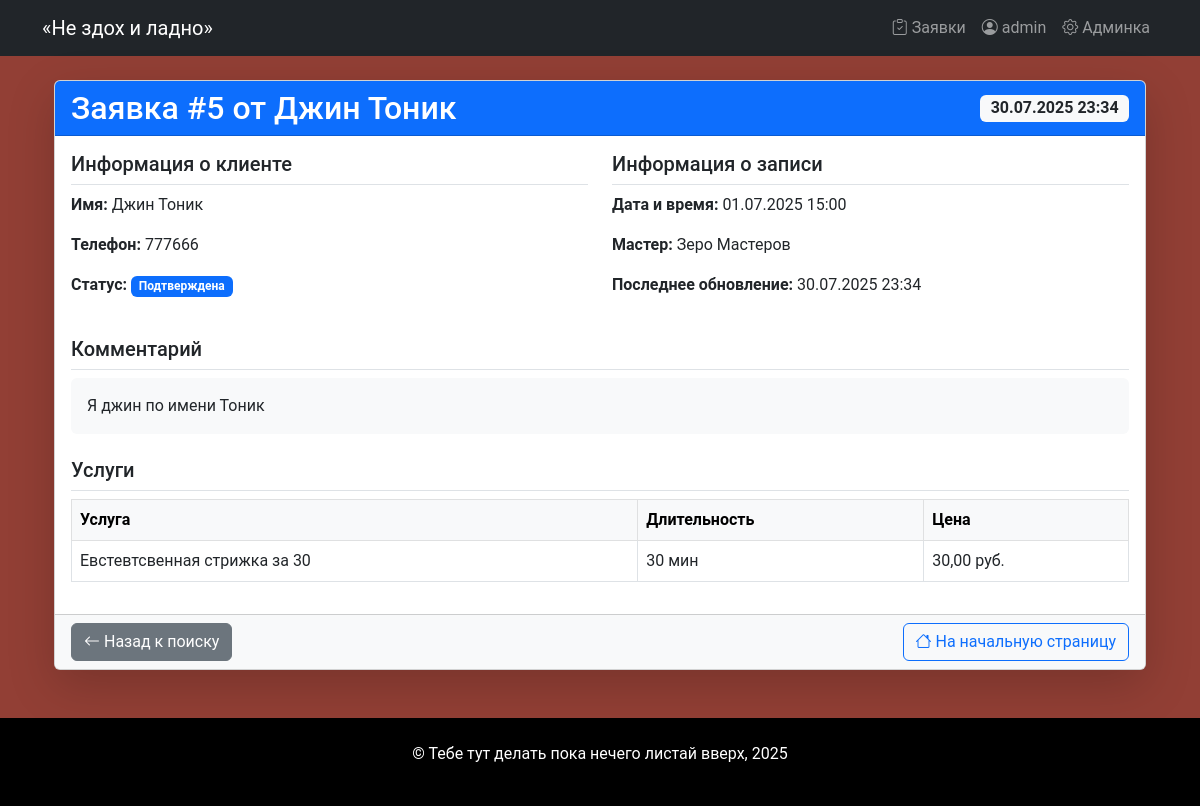
The page /order/5/ (signed in) on the database its author committed.
### core/models.py (models this page shows, shortened)
class Order(models.Model):
    STATUS_CHOICES = [
        ('not_approved', 'Не подтверждена'),
        ('new', 'Новая'),
        ('confirmed', 'Подтверждена'),
        ('cancelled', 'Отменена'),
        ('completed', 'Выполнена')
    ]
    client_name = models.CharField(max_length=100, verbose_name="Имя клиента")
    phone = models.CharField(max_length=20, verbose_name="Телефон")
    comment = models.TextField(blank=True, verbose_name="Комментарий")
    status = models.CharField (
        max_length=50,
        choices=STATUS_CHOICES,
        default="not_approved",
        verbose_name="Статус")
    date_created = models.DateTimeField(auto_now_add=True, verbose_name="Дата создания")
    date_updated = models.DateTimeField(null=True, auto_now=True, verbose_name="Дата обновления")
    master = models.ForeignKey(
        "Master",
        on_delete=models.SET_NULL,
        null=True,
        blank=True,
        verbose_name="Мастер")
    services = models.ManyToManyField(
        "Service",
        related_name="orders",
        verbose_name="Услуги"
    )
    appointment_date = models.DateTimeField(verbose_name="Дата и время записи")
    class Meta:
        verbose_name = "Запись"
        verbose_name_plural="Записи"

class Master(models.Model):
    name = models.CharField(max_length=150, verbose_name="Имя")
    photo = models.ImageField(upload_to="masters/", blank=True, verbose_name="Фотография", null=True)
    phone = models.CharField(max_length=20, verbose_name="Телефон")
    address = models.CharField(max_length=256, verbose_name="Адрес")
    experience = models.PositiveIntegerField(
        verbose_name="Стаж работы",
        help_text="Опыт работы в годах")
    services = models.ManyToManyField(
        "Service",
        related_name="masters",
        verbose_name="Услуги")
    is_active = models.BooleanField(
        default=True,
        verbose_name="Активен")
    class Meta:
        verbose_name = "Мастер"
        verbose_name_plural="Мастера"

class Service(models.Model):
    name = models.CharField(max_length=200, verbose_name="Название")
    description = models.TextField(blank=True, verbose_name="Описание")
    price = models.DecimalField(
        max_digits=10,
        decimal_places=2,
        verbose_name="Цена")
    duration = models.PositiveIntegerField (verbose_name="Длительность", help_text="Время выполнения в минутах")
    is_popular = models.BooleanField(default=False,  verbose_name="Популярная услуга")
    image = models.ImageField(
        null=True,
        upload_to="services/",
        blank=True,
        verbose_name="Изображение")
    class Meta:
        verbose_name = "Услуга"
        verbose_name_plural="Услуги"

### core/views.py (the view)
# urls.py: path('order/<int:pk>/', order_detail, name='order_detail'),
@login_required
def order_detail(request, pk):
    order  = get_object_or_404(Order, pk=pk)
    return render(request, 'order_detail.html', {'order': order})

### core/context_processors.py (called while the page is built)
def menu_barbershop(request):
    menu_context = [
        {"name": "Главная", "url": reverse("landing")},
        {"name": "О нас", "url": reverse("landing") + "#about"},
        {"name": "Преимущества", "url": reverse("landing") + "#benefits"},
        {"name": "Мастера", "url": reverse("landing") + "#masters"},
        {"name": "Услуги", "url": reverse("landing") + "#services"},
        {"name": "Запись", "url": reverse("landing") + "#booking"},
        {"name": "Спасибо", "url": reverse("thanks")},
    ]
    return menu_context

### templates/order_detail.html
{% extends 'base.html' %}
{% block content %}
<div class="container">
    <div class="card shadow-lg">
        <div class="card-header bg-primary text-white">
            <div class="d-flex justify-content-between align-items-center">
                <h2 class="mb-0">Заявка #{{ order.id }} от {{ order.client_name }}</h2>
                <span class="badge bg-light text-dark fs-6">
                    {{ order.date_created|date:"d.m.Y H:i" }}
                </span>
            </div>
        </div>
        <div class="card-body">
            <div class="row mb-4">
                <div class="col-md-6">
                    <h5 class="border-bottom pb-2">Информация о клиенте</h5>
                    <p><strong>Имя:</strong> {{ order.client_name }}</p>
                    <p><strong>Телефон:</strong> {{ order.phone }}</p>
                    <p><strong>Статус:</strong>
                        <span class="badge
                            {% if order.status == 'completed' %}bg-success
                            {% elif order.status == 'cancelled' %}bg-danger
                            {% elif order.status == 'confirmed' %}bg-primary
                            {% else %}bg-warning text-dark{% endif %}">
                            {{ order.get_status_display }}
                        </span>
                    </p>
                </div>
                <div class="col-md-6">
                    <h5 class="border-bottom pb-2">Информация о записи</h5>
                    <p><strong>Дата и время:</strong> {{ order.appointment_date|date:"d.m.Y H:i" }}</p>
                    <p><strong>Мастер:</strong>
                        {% if order.master %}
                        {{ order.master.name }}
                        {% else %}
                        <span class="text-muted">Не назначен</span>
                        {% endif %}
                    </p>
                    <p><strong>Последнее обновление:</strong> {{ order.date_updated|date:"d.m.Y H:i" }}</p>
                </div>
            </div>
            <div class="row mb-4">
                <div class="col-12">
                    <h5 class="border-bottom pb-2">Комментарий</h5>
                    <div class="bg-light p-3 rounded">
                        {% if order.comment %}
                        {{ order.comment }}
                        {% else %}
                        <span class="text-muted">Комментарий не оставлен</span>
                        {% endif %}
                    </div>
                </div>
            </div>
            <div class="row">
                <div class="col-12">
                    <h5 class="border-bottom pb-2">Услуги</h5>
                    <div class="table-responsive">
                        <table class="table table-bordered">
                            <thead class="table-light">
                                <tr>
                                    <th>Услуга</th>
                                    <th>Длительность</th>
                                    <th>Цена</th>
                                </tr>
                            </thead>
                            <tbody>
                                {% for service in order.services.all %}
                                <tr>
                                    <td>{{ service.name }}</td>
                                    <td>{{ service.duration }} мин</td>
                                    <td>{{ service.price }} руб.</td>
                                </tr>
                                {% empty %}
                                <tr>
                                    <td colspan="3" class="text-center text-muted">
                                        Услуги не выбраны
                                    </td>
                                </tr>
                                {% endfor %}
                            </tbody>
                        </table>
                    </div>
                </div>
            </div>
        </div>
        <div class="card-footer bg-light">
            <div class="d-flex justify-content-between">
                <a href="{% url 'orders_list' %}" class="btn btn-secondary">
                    <i class="bi bi-arrow-left"></i> Назад к поиску
                </a>
                <a href="{% url 'landing' %}" class="btn btn-outline-primary">
                    <i class="bi bi-house"></i> На начальную страницу
                </a>
            </div>
        </div>
    </div>
</div>
{% endblock %}

### templates/includes/menu.html (shortened to what this page needs)
<nav class="navbar navbar-expand-lg navbar-dark bg-dark">
    <div class="container">
        <a class="navbar-brand" href="{% url 'landing' %}">«Не здох и ладно»</a>
        <div class="collapse navbar-collapse" id="navbarNav">
            {% if user.is_authenticated %}
            <ul class="navbar-nav">
                <li class="nav-item">
                    <a class="nav-link" href="#" data-bs-toggle="dropdown">
                        <i class="bi bi-clipboard-check"></i> Заявки
                    </a>
                </li>
                <li class="nav-item">
                    <a class="nav-link" href="#">
                        <i class="bi bi-person-circle"></i> {{ user.username }}
                    </a>
                </li>
                {% if user.is_staff %}
                <li class="nav-item">
                    <a class="nav-link" href="{% url 'admin:index' %}">
                        <i class="bi bi-gear"></i> Админка
                    </a>
                </li>
                {% endif %}
            </ul>
            {% endif %}
        </div>
    </div>
</nav>

### static/css/main.css (style rules this page uses)
body { background-color: #7c170cd3; font-family: "Roboto", sans-serif; }

### rows shown on the page
Order: id "5", client_name "Джин Тоник", date_created "30.07.2025 23:34", phone "777666", status "Подтверждена", appointment_date "01.07.2025 15:00", master.name "Зеро Мастеров", date_updated "30.07.2025 23:34", comment "Я джин по имени Тоник"
Service: name "Евстевтсвенная стрижка за 30", duration "30", price "30,00"

### other values the page prints
{{ user.username }} "admin"
